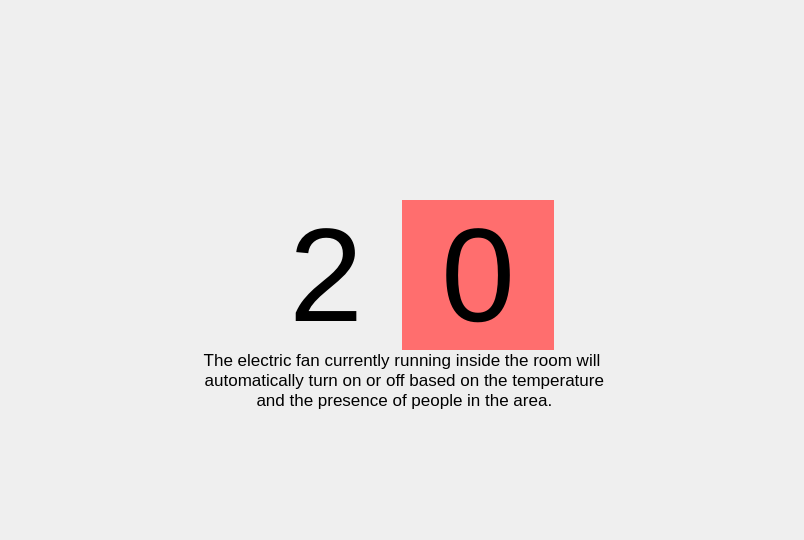
         <widget class="QWidget" name="electricfanpage">
          <layout class="QGridLayout" name="gridLayout_7" rowstretch="0,1,0,0">
           <property name="leftMargin">
            <number>200</number>
           </property>
           <property name="topMargin">
            <number>0</number>
           </property>
           <property name="rightMargin">
            <number>200</number>
           </property>
           <property name="bottomMargin">
            <number>0</number>
           </property>
           <property name="spacing">
            <number>0</number>
           </property>
           <item row="1" column="0" colspan="3">
            <layout class="QVBoxLayout" name="verticalLayout_12">
             <property name="spacing">
              <number>0</number>
             </property>
             <item>
              <widget class="QLabel" name="electricfanlabel_17">
               <property name="sizePolicy">
                <sizepolicy hsizetype="Minimum" vsizetype="Minimum">
                 <horstretch>0</horstretch>
                 <verstretch>0</verstretch>
                </sizepolicy>
               </property>
               <property name="minimumSize">
                <size>
                 <width>200</width>
                 <height>70</height>
                </size>
               </property>
               <property name="text">
                <string/>
               </property>
               <property name="pixmap">
                <pixmap resource="resource.qrc">:/icons/icon/icons8-fan-50.png</pixmap>
               </property>
               <property name="alignment">
                <set>Qt::AlignCenter</set>
               </property>
              </widget>
             </item>
             <item>
              <layout class="QHBoxLayout" name="horizontalLayout_9" stretch="0,0,0,0">
               <property name="spacing">
                <number>0</number>
               </property>
               <item>
                <widget class="QLabel" name="electricfanimageplugin_2">
                 <property name="sizePolicy">
                  <sizepolicy hsizetype="Minimum" vsizetype="Expanding">
                   <horstretch>0</horstretch>
                   <verstretch>0</verstretch>
                  </sizepolicy>
                 </property>
                 <property name="maximumSize">
                  <size>
                   <width>50</width>
                   <height>16777215</height>
                  </size>
                 </property>
                 <property name="text">
                  <string/>
                 </property>
                 <property name="pixmap">
                  <pixmap resource="resource.qrc">:/icons/icon/icons8-connected-50.png</pixmap>
                 </property>
                 <property name="alignment">
                  <set>Qt::AlignCenter</set>
                 </property>
                </widget>
               </item>
               <item>
                <widget class="QLabel" name="electricfancounter_3">
                 <property name="font">
                  <font>
                   <pointsize>100</pointsize>
                  </font>
                 </property>
                 <property name="text">
                  <string>2</string>
                 </property>
                 <property name="alignment">
                  <set>Qt::AlignCenter</set>
                 </property>
                </widget>
               </item>
               <item>
                <widget class="QLabel" name="electricfancounter_4">
                 <property name="font">
                  <font>
                   <pointsize>100</pointsize>
                  </font>
                 </property>
                 <property name="styleSheet">
                  <string notr="true">background-color: rgb(255, 110, 110);
</string>
                 </property>
                 <property name="text">
                  <string>0</string>
                 </property>
                 <property name="alignment">
                  <set>Qt::AlignCenter</set>
                 </property>
                </widget>
               </item>
               <item>
                <widget class="QLabel" name="electricfanplugoff_2">
                 <property name="sizePolicy">
                  <sizepolicy hsizetype="Minimum" vsizetype="Expanding">
                   <horstretch>0</horstretch>
                   <verstretch>0</verstretch>
                  </sizepolicy>
                 </property>
                 <property name="minimumSize">
                  <size>
                   <width>0</width>
                   <height>0</height>
                  </size>
                 </property>
                 <property name="maximumSize">
                  <size>
                   <width>50</width>
                   <height>16777215</height>
                  </size>
                 </property>
                 <property name="text">
                  <string/>
                 </property>
                 <property name="pixmap">
                  <pixmap resource="resource.qrc">:/icons/icon/icons8-disconnected-50.png</pixmap>
                 </property>
                 <property name="alignment">
                  <set>Qt::AlignCenter</set>
                 </property>
                </widget>
               </item>
              </layout>
             </item>
            </layout>
           </item>
           <item row="2" column="0" colspan="3">
            <widget class="QLabel" name="electricfanlabel_2">
             <property name="sizePolicy">
              <sizepolicy hsizetype="Minimum" vsizetype="Minimum">
               <horstretch>0</horstretch>
               <verstretch>0</verstretch>
              </sizepolicy>
             </property>
             <property name="minimumSize">
              <size>
               <width>0</width>
               <height>60</height>
              </size>
             </property>
             <property name="font">
              <font>
               <pointsize>13</pointsize>
              </font>
             </property>
             <property name="text">
              <string>The electric fan currently running inside the room will
 automatically turn on or off based on the temperature
 and the presence of people in the area.</string>
             </property>
             <property name="alignment">
              <set>Qt::AlignCenter</set>
             </property>
            </widget>
           </item>
           <item row="3" column="1">
            <spacer name="verticalSpacer_9">
             <property name="orientation">
              <enum>Qt::Vertical</enum>
             </property>
             <property name="sizeHint" stdset="0">
              <size>
               <width>20</width>
               <height>130</height>
              </size>
             </property>
            </spacer>
           </item>
           <item row="0" column="1">
            <spacer name="verticalSpacer_8">
             <property name="orientation">
              <enum>Qt::Vertical</enum>
             </property>
             <property name="sizeHint" stdset="0">
              <size>
               <width>20</width>
               <height>130</height>
              </size>
             </property>
            </spacer>
           </item>
          </layout>
         </widget>
